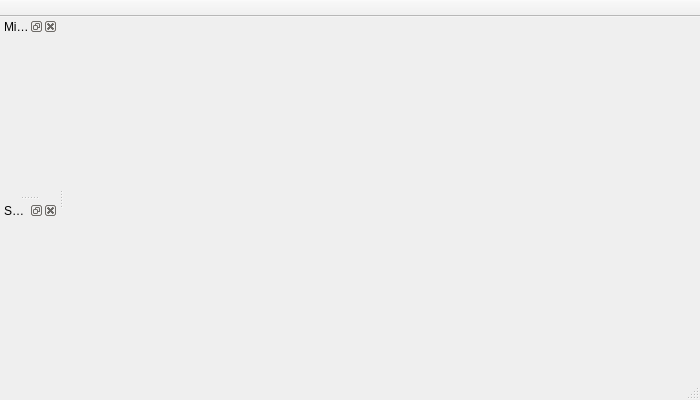
<?xml version="1.0" encoding="UTF-8"?>
<ui version="4.0">
 <class>MainWindow</class>
 <widget class="QMainWindow" name="MainWindow">
  <property name="geometry">
   <rect>
    <x>0</x>
    <y>0</y>
    <width>700</width>
    <height>400</height>
   </rect>
  </property>
  <property name="maximumSize">
   <size>
    <width>700</width>
    <height>400</height>
   </size>
  </property>
  <property name="windowTitle">
   <string>POC UWB v1.0</string>
  </property>
  <property name="windowIcon">
   <iconset resource="../res/resources.qrc">
    <normaloff>:/icons/Fontys.ico</normaloff>:/icons/Fontys.ico</iconset>
  </property>
  <widget class="GraphicsWidget" name="graphicsWidget"/>
  <widget class="QToolBar" name="mainToolBar">
   <property name="movable">
    <bool>false</bool>
   </property>
   <property name="floatable">
    <bool>false</bool>
   </property>
   <attribute name="toolBarArea">
    <enum>TopToolBarArea</enum>
   </attribute>
   <attribute name="toolBarBreak">
    <bool>false</bool>
   </attribute>
  </widget>
  <widget class="QStatusBar" name="statusBar"/>
  <widget class="QDockWidget" name="minimap_dw">
   <property name="windowTitle">
    <string>Minimap</string>
   </property>
   <attribute name="dockWidgetArea">
    <number>1</number>
   </attribute>
   <widget class="MinimapView" name="minimap"/>
  </widget>
  <widget class="QDockWidget" name="viewSettings_dw">
   <property name="windowIcon">
    <iconset resource="../res/resources.qrc">
     <normaloff>:/icons/Fontys.ico</normaloff>:/icons/Fontys.ico</iconset>
   </property>
   <property name="windowTitle">
    <string>Settings</string>
   </property>
   <attribute name="dockWidgetArea">
    <number>1</number>
   </attribute>
   <widget class="ViewSettingsWidget" name="viewSettings_w"/>
  </widget>
  <action name="actionAbout">
   <property name="text">
    <string>About</string>
   </property>
  </action>
  <action name="actionConfig">
   <property name="text">
    <string>Channel Config</string>
   </property>
  </action>
 </widget>
 <layoutdefault spacing="6" margin="11"/>
 <customwidgets>
  <customwidget>
   <class>ViewSettingsWidget</class>
   <extends>QWidget</extends>
   <header>ViewSettingsWidget.h</header>
   <container>1</container>
  </customwidget>
  <customwidget>
   <class>GraphicsWidget</class>
   <extends>QWidget</extends>
   <header>GraphicsWidget.h</header>
   <container>1</container>
  </customwidget>
  <customwidget>
   <class>MinimapView</class>
   <extends>QWidget</extends>
   <header>MinimapView.h</header>
   <container>1</container>
  </customwidget>
 </customwidgets>
 <resources>
  <include location="../res/resources.qrc"/>
 </resources>
 <connections/>
</ui>
